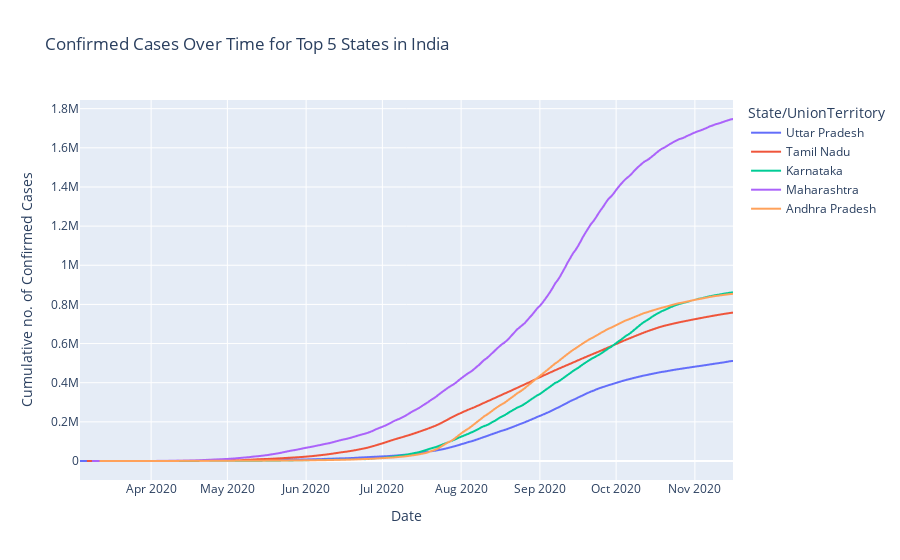

Notebook source saved alongside this figure:
### Code cell
# Create visualization
fig = px.line(top5_states_confirmed, 
              x="Date", y="Cumulative no. of Confirmed Cases", 
              color='State/UnionTerritory', 
              title='Confirmed Cases Over Time for Top 5 States in India')
fig.show()

### Figure 1 — Plotly figure (JSON) as saved in the notebook; plotly's stock layout.template omitted (floating-point values rounded to 4 significant figures; data arrays with more than 128 entries replaced by an {"elided": "..."} marker saying what was removed)
{"data": [{"hovertemplate": "State/UnionTerritory=Uttar Pradesh<br>Date=%{x}<br>Cumulative no. of Confirmed Cases=%{y}<extra></extra>", "legendgroup": "Uttar Pradesh", "line": {"color": "#636efa", "dash": "solid"}, "mode": "lines", "name": "Uttar Pradesh", "showlegend": true, "type": "scattergl", "x": {"elided": "258 str values"}, "xaxis": "x", "y": {"elided": "258 int values"}, "yaxis": "y"}, {"hovertemplate": "State/UnionTerritory=Tamil Nadu<br>Date=%{x}<br>Cumulative no. of Confirmed Cases=%{y}<extra></extra>", "legendgroup": "Tamil Nadu", "line": {"color": "#EF553B", "dash": "solid"}, "mode": "lines", "name": "Tamil Nadu", "showlegend": true, "type": "scattergl", "x": {"elided": "255 str values"}, "xaxis": "x", "y": {"elided": "255 int values"}, "yaxis": "y"}, {"hovertemplate": "State/UnionTerritory=Karnataka<br>Date=%{x}<br>Cumulative no. of Confirmed Cases=%{y}<extra></extra>", "legendgroup": "Karnataka", "line": {"color": "#00cc96", "dash": "solid"}, "mode": "lines", "name": "Karnataka", "showlegend": true, "type": "scattergl", "x": {"elided": "253 str values"}, "xaxis": "x", "y": {"elided": "253 int values"}, "yaxis": "y"}, {"hovertemplate": "State/UnionTerritory=Maharashtra<br>Date=%{x}<br>Cumulative no. of Confirmed Cases=%{y}<extra></extra>", "legendgroup": "Maharashtra", "line": {"color": "#ab63fa", "dash": "solid"}, "mode": "lines", "name": "Maharashtra", "showlegend": true, "type": "scattergl", "x": {"elided": "253 str values"}, "xaxis": "x", "y": {"elided": "253 int values"}, "yaxis": "y"}, {"hovertemplate": "State/UnionTerritory=Andhra Pradesh<br>Date=%{x}<br>Cumulative no. of Confirmed Cases=%{y}<extra></extra>", "legendgroup": "Andhra Pradesh", "line": {"color": "#FFA15A", "dash": "solid"}, "mode": "lines", "name": "Andhra Pradesh", "showlegend": true, "type": "scattergl", "x": {"elided": "250 str values"}, "xaxis": "x", "y": {"elided": "250 int values"}, "yaxis": "y"}], "layout": {"legend": {"title": {"text": "State/UnionTerritory"}, "tracegroupgap": 0}, "title": {"text": "Confirmed Cases Over Time for Top 5 States in India"}, "xaxis": {"anchor": "y", "domain": [0, 1], "title": {"text": "Date"}}, "yaxis": {"anchor": "x", "domain": [0, 1], "title": {"text": "Cumulative no. of Confirmed Cases"}}}}
